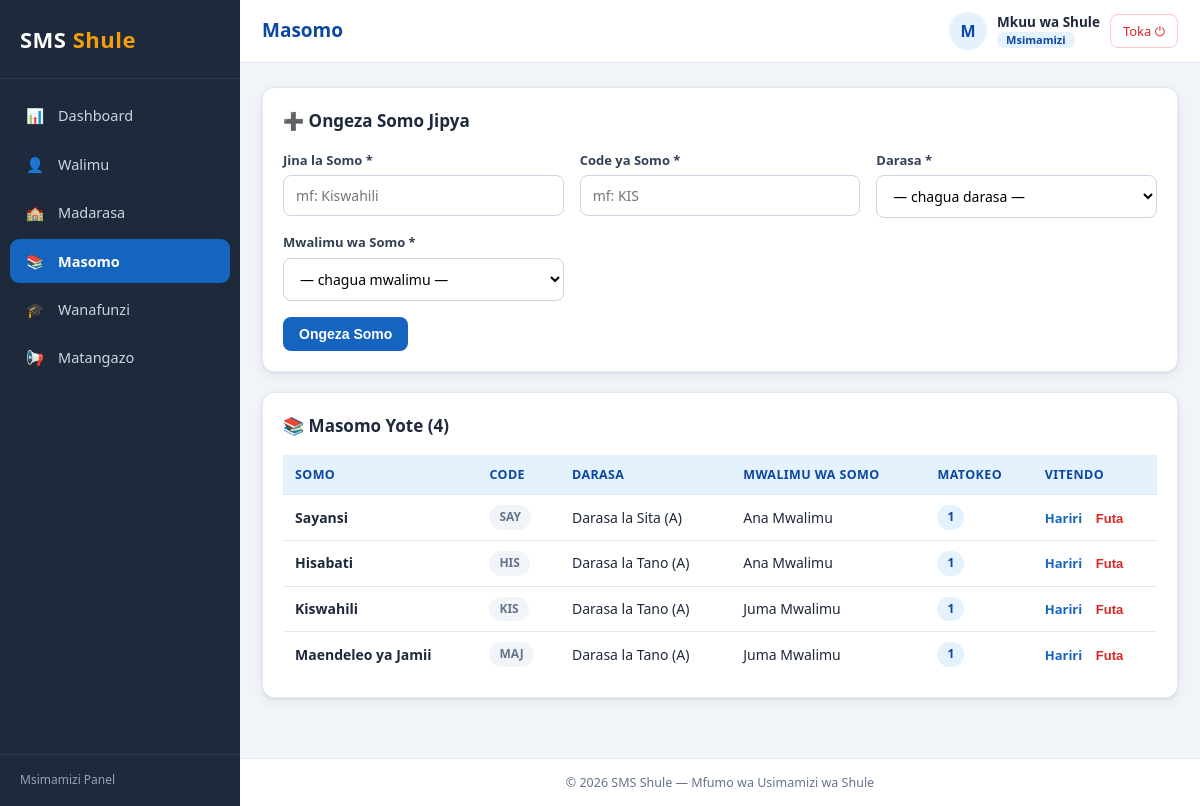
The app's page /admin/subjects.php (signed in) with its own data.
### tables this page shows
CREATE TABLE IF NOT EXISTS subjects (
    id INT AUTO_INCREMENT PRIMARY KEY,
    name VARCHAR(80) NOT NULL,
    code VARCHAR(20) NOT NULL,
    class_id INT NOT NULL,
    teacher_id INT NOT NULL,
    UNIQUE KEY uq_subject (name, class_id),
    CONSTRAINT fk_subjects_class FOREIGN KEY (class_id) REFERENCES classes(id) ON DELETE CASCADE,
    CONSTRAINT fk_subjects_teacher FOREIGN KEY (teacher_id) REFERENCES teachers(id) ON DELETE CASCADE
);

CREATE TABLE IF NOT EXISTS classes (
    id INT AUTO_INCREMENT PRIMARY KEY,
    name VARCHAR(60) NOT NULL,                
    level ENUM('primary','secondary') NOT NULL DEFAULT 'primary',
    stream VARCHAR(20) DEFAULT NULL,          
    class_teacher_id INT DEFAULT NULL,
    UNIQUE KEY uq_class (name, stream),
    CONSTRAINT fk_classes_teacher FOREIGN KEY (class_teacher_id) REFERENCES teachers(id) ON DELETE SET NULL
);

### config/db.php (called while the page is built, shortened)
<?php
function e(?string $value): string {
    return htmlspecialchars((string)$value, ENT_QUOTES, 'UTF-8');
}
function url(string $path): string {
    return BASE_URL . $path;
}

### admin/subjects.php (the view, shortened to what this page needs)
<?php
require_once __DIR__ . '/../includes/auth.php';
$edit_id = (int)($_GET['edit'] ?? 0);
$form = ['name' => '', 'code' => '', 'class_id' => '', 'teacher_id' => ''];
$subjects = $pdo->query(
    "SELECT s.*, c.name AS class_name, c.stream,
            u.full_name AS teacher_name,
            (SELECT COUNT(*) FROM results r WHERE r.subject_id = s.id) AS results_count
     FROM subjects s
     JOIN classes c  ON c.id = s.class_id
     JOIN teachers t ON t.id = s.teacher_id
     JOIN users u    ON u.id = t.user_id
     ORDER BY c.name, s.name"
)->fetchAll();
require_once __DIR__ . '/../includes/header.php';
?>
<div class="card">
  <div class="card-header">
    <h2><?= $edit_id ? '&#9998; Hariri Somo' : '&#10133; Ongeza Somo Jipya' ?></h2>
  </div>
  <form method="POST" action="">
    <div class="form-grid">
      <div class="form-group">
        <label>Jina la Somo *</label>
        <input type="text" name="name" value="<?= e($form['name']) ?>" placeholder="mf: Kiswahili" required>
      </div>
      <div class="form-group">
        <label>Code ya Somo *</label>
        <input type="text" name="code" value="<?= e($form['code']) ?>" placeholder="mf: KIS" maxlength="10" required>
      </div>
      <div class="form-group">
        <label>Darasa *</label>
        <select name="class_id" required>
          <option value="">— chagua darasa —</option>
        </select>
      </div>
      <div class="form-group">
        <label>Mwalimu wa Somo *</label>
        <select name="teacher_id" required>
          <option value="">— chagua mwalimu —</option>
        </select>
      </div>
    </div>
    <div class="form-actions">
      <button type="submit" class="btn"><?= $edit_id ? 'Hifadhi Mabadiliko' : 'Ongeza Somo' ?></button>
    </div>
  </form>
</div>
<div class="card">
  <div class="card-header"><h2>&#128218; Masomo Yote (<?= count($subjects) ?>)</h2></div>
  <div class="table-wrap">
    <table class="data">
      <thead>
        <tr><th>Somo</th><th>Code</th><th>Darasa</th><th>Mwalimu wa Somo</th><th>Matokeo</th><th>Vitendo</th></tr>
      </thead>
      <tbody>
        <?php if (!$subjects): ?>
          <tr><td colspan="6"><div class="empty-state">Hakuna masomo bado.</div></td></tr>
        <?php else: foreach ($subjects as $s): ?>
          <tr>
            <td><strong><?= e($s['name']) ?></strong></td>
            <td><span class="badge badge-muted"><?= e($s['code']) ?></span></td>
            <td><?= e($s['class_name']) ?><?= $s['stream'] ? ' (' . e($s['stream']) . ')' : '' ?></td>
            <td><?= e($s['teacher_name']) ?></td>
            <td><span class="badge badge-info"><?= (int)$s['results_count'] ?></span></td>
            <td class="table-actions">
              <a href="<?= url('/admin/subjects.php?edit=' . (int)$s['id']) ?>">Hariri</a>
              <form method="POST" action="" style="display:inline">
                <button type="submit" class="del js-confirm" style="background:none;border:0;cursor:pointer;font-weight:600;font-size:13px"
                        data-confirm="Unakaribia KUFUTA somo <?= e($s['name']) ?> (<?= e($s['class_name']) ?>). Una uhakika?">Futa</button>
              </form>
            </td>
          </tr>
        <?php endforeach; endif; ?>
      </tbody>
    </table>
  </div>
</div>
<?php require_once __DIR__ . '/../includes/footer.php'; ?>

### assets/css/style.css (style rules this page uses)
:root { --primary: #1565c0; --primary-dark: #0d47a1; --primary-light: #e3f2fd; --sidebar-bg: #1e293b; --sidebar-txt: #cbd5e1; --bg: #f1f5f9; --card: #ffffff; --text: #1e293b; --muted: #64748b; --border: #e2e8f0; --danger: #dc2626; --success: #16a34a; --radius: 12px; --shadow: 0 1px 3px rgba(15,23,42,.08), 0 4px 14px rgba(15,23,42,.06); }
body.role-admin { --primary:#1565c0; --primary-dark:#0d47a1; --primary-light:#e3f2fd; }
* { margin:0; padding:0; box-sizing:border-box; }
body { font-family:'Segoe UI', Tahoma, Geneva, Verdana, sans-serif; background:var(--bg); color:var(--text); font-size:15px; line-height:1.55; }
a { color:var(--primary); text-decoration:none; }
.card { background:var(--card); border:1px solid var(--border); border-radius:var(--radius); box-shadow:var(--shadow); padding:20px; margin-bottom:20px; }
.card-header { display:flex; align-items:center; justify-content:space-between; gap:10px; flex-wrap:wrap; margin-bottom:16px; }
.card-header h2 { font-size:17px; }
.table-wrap { overflow-x:auto; }
table.data { width:100%; border-collapse:collapse; font-size:14px; }
table.data th { text-align:left; padding:10px 12px; background:var(--primary-light); color:var(--primary-dark); font-size:12.5px; text-transform:uppercase; letter-spacing:.4px; white-space:nowrap; }
table.data td { padding:10px 12px; border-top:1px solid var(--border); }
.table-actions a { margin-right:10px; font-size:13px; font-weight:600; }
.table-actions .del { color:var(--danger); }
.btn { display:inline-block; padding:9px 16px; border:0; border-radius:8px; font-size:14px; font-weight:600; background:var(--primary); color:#fff; cursor:pointer; }
.form-grid { display:grid; grid-template-columns:repeat(auto-fit, minmax(220px, 1fr)); gap:14px 16px; }
.form-group { display:flex; flex-direction:column; }
label { font-size:13px; font-weight:600; color:#334155; margin-bottom:5px; }
input, select, textarea { width:100%; padding:10px 12px; border:1px solid #cbd5e1; border-radius:8px; font-size:14px; font-family:inherit; background:#fff; }
.form-actions { margin-top:16px; display:flex; gap:10px; flex-wrap:wrap; }
.badge { display:inline-block; padding:3px 10px; border-radius:20px; font-size:12px; font-weight:700; }
.badge-info { background:var(--primary-light); color:var(--primary-dark); }
.badge-muted { background:#f1f5f9; color:var(--muted); }

### records on screen
subjects: name "Sayansi", code "SAY", class.name "Darasa la Sita", class.stream "A", teacher_name "Ana Mwalimu", results_count "1"
subjects: name "Hisabati", code "HIS", class.name "Darasa la Tano", class.stream "A", teacher_name "Ana Mwalimu", results_count "1"
subjects: name "Kiswahili", code "KIS", class.name "Darasa la Tano", class.stream "A", teacher_name "Juma Mwalimu", results_count "1"
subjects: name "Maendeleo ya Jamii", code "MAJ", class.name "Darasa la Tano", class.stream "A", teacher_name "Juma Mwalimu", results_count "1"

### other values on screen
$icon "📊"
$label "Dashboard"
$icon "👤"
$label "Walimu"
$icon "🏫"
$label "Madarasa"
$icon "📚"
$label "Masomo"
$icon "🎓"
$label "Wanafunzi"
$icon "📢"
$label "Matangazo"
$panel_names[$role] "Msimamizi Panel"
$page_title "Masomo"
mb_strtoupper(mb_substr($user['full_name'], 0, 1)) "M"
